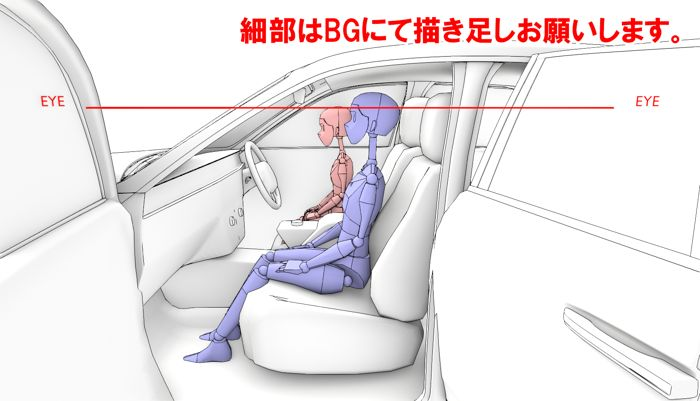
#> input picture handoff/SP2_10/boards10_sample/3.jpg, 700 x 401 px
$ python -i frame.py   (imports and definitions only)
#> lines starting #> are read from the running program, lines starting #| are printed output that depends on the picture
"""原図の「上の管理ヘッダー帯」だけを落とし、作画範囲（撮影フレーム＋移動用の余分）は
丸ごと残すための処理。

背景:
- 原図シート最上部には管理ヘッダー（作品名/カットNo/TIME/スタジオ名）＋タップ穴がある。
- シート全体を生成に渡すと、モデルが絵をシート全面に描き直し、ヘッダー帯のぶん絵が上にずれる
  （レジストが合わない）。→ ヘッダー帯だけ落とす。
- ただし撮影フレームより外側の「余分」（PAN/TU/SL用に大きめに描いた領域）は作画なので残す。
  カット毎にばらつくため、撮影フレームで切ってはいけない（§18.1）。
- 方針: ヘッダー文字帯の“下の白い隙間”で切り、左右・下は全幅・全高そのまま残す（広めでよい）。

撮影フレーム矩形は「映る範囲/PAN参照」のメタ情報。切る境界には使わない（detect_camera_frame）。
"""
from __future__ import annotations
import numpy as np
from PIL import Image


def header_bottom(image_path: str, text_lo: float = 0.10, text_hi: float = 0.155,
                  gap: float = 0.05, dark_th: int = 150) -> int:
    """管理ヘッダー帯の下端 y を推定する（2段方式）。

    DANGUN系の原図シートは上から「タップ穴の黒タブ → 印刷ヘッダー文字行
    (作品名/カットNo/TIME/スタジオ名) → 作画」の順に並ぶ。ヘッダー下端は
    実測で高さの ~0.14 に安定している。

    1段目: ヘッダー文字行を text_lo..text_hi 帯の「最も暗い行」として特定する
            （タップ穴の上の白帯を誤検出しないよう、探索帯はタブより下に置く）。
    2段目: その文字行の直下 gap 以内で「最も白い行」(=文字と作画の隙間)を切る位置にする。

    全幅の枠線(撮影フレーム)はスパイクだが、文字行より下の白帯探索では拾わない＝作画を切らない。
    注: 作画が上端から始まる非標準シート(空/雲・ノート多数等)では誤るので、その場合は
        strip_header(..., top_override=y) で明示的に与えること（§19 データ品質）。
    """
#> called with text_lo = 0.1, text_hi = 0.155, gap = 0.05, dark_th = 150
    im = np.asarray(Image.open(image_path).convert("L")).astype(float)
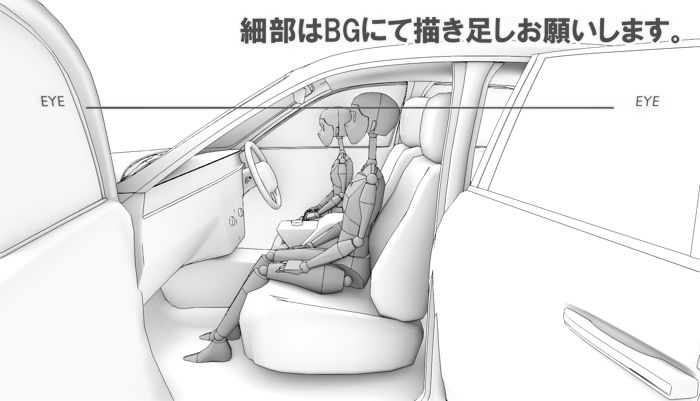
#> im: shape (401, 700) float64; min 1, max 255, mean 231.2
    H, _ = im.shape
#> H = 401
    row_dark = (im < dark_th).mean(axis=1)
#> row_dark = 401 values, max 0.757 at index 107, min 0 at index 0, mean 0.0588
    a, b = int(H * text_lo), int(H * text_hi)
#> a = 40; b = 62
    if b <= a:
        return int(H * 0.14)
    y_text = a + int(np.argmax(row_dark[a:b]))   # 最暗行 = ヘッダー文字行
#> y_text = 40
    lo = y_text + 2
#> lo = 42
    hi = min(H, y_text + int(H * gap))
#> hi = 60
    if hi <= lo:
        return y_text
    return lo + int(np.argmin(row_dark[lo:hi]))   # 文字の下の白い隙間


def strip_header(image_path: str, out_path: str, top_override: int | None = None):
    """ヘッダー帯だけ落として保存し、戻し用の領域 (left, top, right, bottom) を返す。
    左右・下は全幅・全高をそのまま残す（余分・PAN用を切らない）。
    top_override を渡すと自動検出を使わずその y で切る（非標準シート用）。
    """
    y = top_override if top_override is not None else header_bottom(image_path)
#> y = 49
    im = Image.open(image_path).convert("RGB")
#> im is the input picture: PIL image 700x401 RGB; mean R, G, B 234.6, 229.5, 231.4
    W, H = im.size
#> W = 700; H = 401
    region = (0, y, W, H)
#> region = (0, 49, 700, 401)
    im.crop(region).save(out_path)
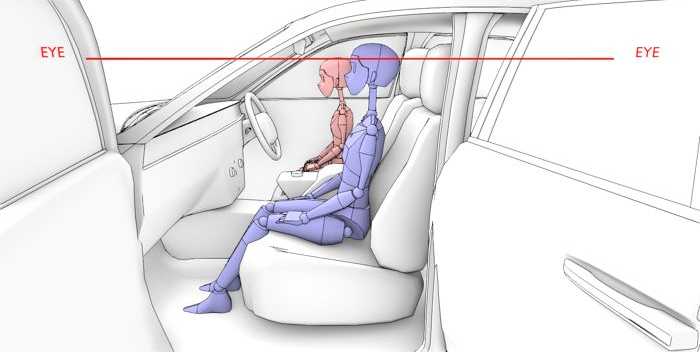
#> saved as out.png: PIL image 700x352 RGB; mean R, G, B 232.9, 231.6, 233.9
    return region


def paste_into_region(canvas_size, region, content_path: str, out_path: str,
                      bg=(255, 255, 255)):
    """生成結果を元の領域(region)へ正確に戻し、フルキャンバス画像として保存する。
    region=(l,t,r,b)。領域外（＝落としたヘッダー帯）は bg で塗る。
    """
    l, t, r, b = region
    content = Image.open(content_path).convert("RGB").resize((r - l, b - t), Image.LANCZOS)
    canvas = Image.new("RGB", canvas_size, bg)
    canvas.paste(content, (l, t))
    canvas.save(out_path)
    return out_path


def detect_camera_frame(image_path: str, search: float = 0.33, k: float = 2.0):
    """撮影フレーム矩形 (l,t,r,b) の推定（メタ情報用。切る境界には使わない）。
    各辺外側 search 割合の帯で暗さ投影が突出する位置（枠線）を拾う。
    """
    im = np.asarray(Image.open(image_path).convert("L")).astype(float)
    a = 255.0 - im
    H, W = a.shape
    row, col = a.sum(1) / W, a.sum(0) / H

    def peak(p, lo, hi, from_start):
        th = p.mean() + k * p.std()
        idx = [i for i in range(lo, hi) if p[i] > th]
        if not idx:
            return None
        return min(idx) if from_start else max(idx)

    t = peak(row, 0, int(H * search), True)
    b = peak(row, int(H * (1 - search)), H, False)
    l = peak(col, 0, int(W * search), True)
    r = peak(col, int(W * (1 - search)), W, False)
    return (0 if l is None else l, 0 if t is None else t,
            W - 1 if r is None else r, H - 1 if b is None else b)

>>> result = strip_header('../../handoff/SP2_10/boards10_sample/3.jpg', 'out.png')
#> result = (0, 49, 700, 401)
